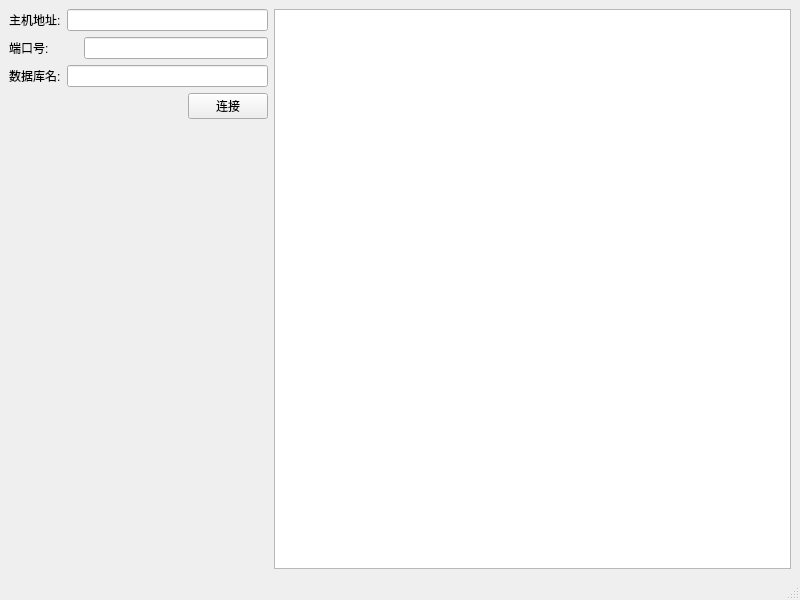
<?xml version="1.0" encoding="UTF-8"?>
<ui version="4.0">
 <class>MainWindow</class>
 <widget class="QMainWindow" name="MainWindow">
  <property name="geometry">
   <rect>
    <x>0</x>
    <y>0</y>
    <width>800</width>
    <height>600</height>
   </rect>
  </property>
  <property name="windowTitle">
   <string>MainWindow</string>
  </property>
  <widget class="QWidget" name="centralwidget">
   <layout class="QGridLayout" name="gridLayout_2">
    <item row="0" column="0">
     <layout class="QGridLayout" name="gridLayout" columnstretch="1,2">
      <item row="0" column="0">
       <layout class="QVBoxLayout" name="verticalLayout">
        <item>
         <layout class="QHBoxLayout" name="horizontalLayout_2">
          <item>
           <widget class="QLabel" name="label">
            <property name="maximumSize">
             <size>
              <width>69</width>
              <height>16777215</height>
             </size>
            </property>
            <property name="text">
             <string>主机地址:</string>
            </property>
           </widget>
          </item>
          <item>
           <widget class="QLineEdit" name="host_ip_lineEdit"/>
          </item>
         </layout>
        </item>
        <item>
         <layout class="QHBoxLayout" name="horizontalLayout">
          <item>
           <widget class="QLabel" name="label_2">
            <property name="minimumSize">
             <size>
              <width>69</width>
              <height>0</height>
             </size>
            </property>
            <property name="maximumSize">
             <size>
              <width>69</width>
              <height>16777215</height>
             </size>
            </property>
            <property name="text">
             <string>端口号:</string>
            </property>
           </widget>
          </item>
          <item>
           <widget class="QLineEdit" name="host_port_lineEdit"/>
          </item>
         </layout>
        </item>
        <item>
         <layout class="QHBoxLayout" name="horizontalLayout_3">
          <item>
           <widget class="QLabel" name="label_3">
            <property name="maximumSize">
             <size>
              <width>69</width>
              <height>16777215</height>
             </size>
            </property>
            <property name="text">
             <string>数据库名:</string>
            </property>
           </widget>
          </item>
          <item>
           <widget class="QLineEdit" name="dbname_lineEdit"/>
          </item>
         </layout>
        </item>
        <item>
         <layout class="QHBoxLayout" name="horizontalLayout_4">
          <item>
           <spacer name="horizontalSpacer">
            <property name="orientation">
             <enum>Qt::Horizontal</enum>
            </property>
            <property name="sizeHint" stdset="0">
             <size>
              <width>40</width>
              <height>20</height>
             </size>
            </property>
           </spacer>
          </item>
          <item>
           <widget class="QPushButton" name="connect_pushButton">
            <property name="text">
             <string>连接</string>
            </property>
           </widget>
          </item>
         </layout>
        </item>
        <item>
         <spacer name="verticalSpacer">
          <property name="orientation">
           <enum>Qt::Vertical</enum>
          </property>
          <property name="sizeHint" stdset="0">
           <size>
            <width>20</width>
            <height>40</height>
           </size>
          </property>
         </spacer>
        </item>
       </layout>
      </item>
      <item row="0" column="1">
       <widget class="QListWidget" name="listWidget"/>
      </item>
     </layout>
    </item>
   </layout>
  </widget>
  <widget class="QMenuBar" name="menubar">
   <property name="geometry">
    <rect>
     <x>0</x>
     <y>0</y>
     <width>800</width>
     <height>37</height>
    </rect>
   </property>
  </widget>
  <widget class="QStatusBar" name="statusbar"/>
 </widget>
 <resources/>
 <connections/>
</ui>
